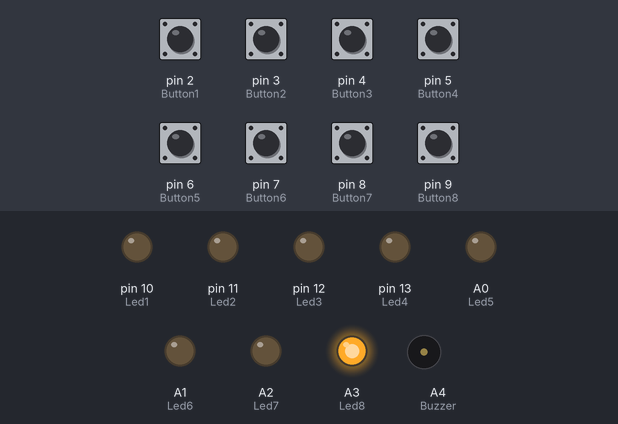
The sketch below on a simulated Arduino Uno, built with avr-gcc and run on an emulated ATmega328P. Parts: output pins drawn as LEDs (lit = HIGH), buzzer (waves = sounding). Dashed ring = blinking. Inputs (shaded band) come from the test bench; at power-on: pin 2 (Button1), pin 3 (Button2), pin 4 (Button3), pin 5 (Button4), pin 6 (Button5), pin 7 (Button6), pin 8 (Button7), pin 9 (Button8) HIGH.

Above: at 6.12 s.
6.3 s: pin 9 (Button8) pulled LOW for 3 s
At 8.45 s:
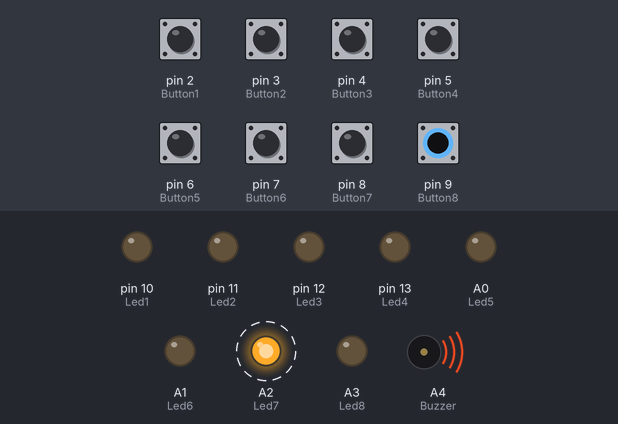
At 10.5 s:
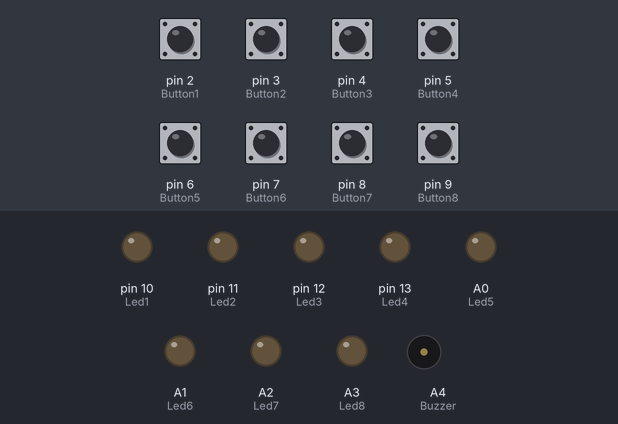
Timing chart, 0 to 21.5 s (numbered marks = the images above; inputs shaded):
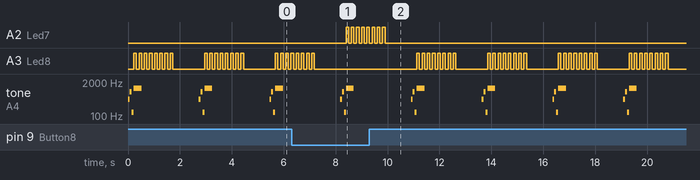

Measured:
- after the input at 6.3 s, A2 (Led7): alternates HIGH for 0.10 s and LOW for 0.10 s, 16 changes in all, then stays LOW, starting after 2.1 s
- by itself, tone on A4 (Buzzer): repeats every 2.7 s: 840 Hz 0.08 s, 140 Hz 0.08 s, 1140 Hz 0.30 s, silent 2.2 s, 440 Hz 0.08 s

The sketch:

Consola_Botones.ino
```cpp
// ****************************************************************************************
//                        HARDWARE
// ****************************************************************************************
const int Button1 = 2;
const int Button2 = 3;
const int Button3 = 4;
const int Button4 = 5;
const int Button5 = 6;
const int Button6 = 7;
const int Button7 = 8;
const int Button8 = 9;
const int Led1 = 10;
const int Led2 = 11;
const int Led3 = 12;
const int Led4 = 13;
const int Led5 = A0;
const int Led6 = A1;
const int Led7 = A2;
const int Led8 = A3;
const int Buzzer = A4;
// ****************************************************************************************
//                        BANDERAS DE EVENTOS
// ****************************************************************************************
boolean ButtonsFlag = true;
boolean ButtonPressFlag = true;
boolean BlinkLEDFlag = false;
boolean BuzzerFlag = false;
// ****************************************************************************************
//                        MEMORIA RAM
// ****************************************************************************************
int ButtonA = 0;
int ButtonB = 0;
int ButtonC = 0;
int ButtonD = 0;
int ButtonE = 0;
int ButtonF = 0;
int ButtonG = 0;
int ButtonH = 0;
int Buzzers = 0;
int x = 0;

void setup() {
  //Serial.begin(9600);

pinMode (Button1, INPUT_PULLUP);
pinMode (Button2, INPUT_PULLUP);
pinMode (Button3, INPUT_PULLUP);
pinMode (Button4, INPUT_PULLUP);
pinMode (Button5, INPUT_PULLUP);
pinMode (Button6, INPUT_PULLUP);
pinMode (Button7, INPUT_PULLUP);
pinMode (Button8, INPUT_PULLUP);
pinMode (Led1, OUTPUT);
pinMode (Led2, OUTPUT);
pinMode (Led3, OUTPUT);
pinMode (Led4, OUTPUT);
pinMode (Led5, OUTPUT);
pinMode (Led6, OUTPUT);
pinMode (Led7, OUTPUT);
pinMode (Led8, OUTPUT);
pinMode (Buzzer, OUTPUT);
//digitalWrite(Buzzer, HIGH);
}
void loop()
{
//Serial.println(ButtonB);


 if (BuzzerFlag)
      BuzzerOn();
   if (ButtonsFlag)
     Buttons();
   if (ButtonPressFlag)
     ButtonPress();
   if (BlinkLEDFlag)
     BlinkLED();

  delay( 1 );
}
void Buttons()
{
  ButtonA = (digitalRead(Button1));
  ButtonB = (digitalRead(Button2));
  ButtonC = (digitalRead(Button3));
  ButtonD = (digitalRead(Button4));
  ButtonE = (digitalRead(Button5));
  ButtonF = (digitalRead(Button6));
  ButtonG = (digitalRead(Button7));
  ButtonH = (digitalRead(Button8));
 // BuzzerOn = (digitalRead(Buzzer));

}
void ButtonPress()
{
  if (ButtonA == 1)
    {
      BuzzerFlag = true;
      BlinkLEDFlag = true;

      x= Led1;
    }
    if (ButtonB == 1)
    {
      x= Led2;
      BlinkLEDFlag = true;
    }
    if (ButtonC == 1)
    {
      x= Led3;
      BlinkLEDFlag = true;
    }
    if (ButtonD == 1)
    {
      x= Led4;
      BlinkLEDFlag = true;
    }
    if (ButtonE == 1)
    {
      x= Led5;
      BlinkLEDFlag = true;
    }
    if (ButtonF == 1)
    {
      x= Led6;
      BlinkLEDFlag = true;
    }
    if (ButtonG == 1)
    {
      x= Led7;
      BlinkLEDFlag = true;
    }
    if (ButtonH == 1)
    {
      x= Led8;
      BlinkLEDFlag = true;
    }
}
void BlinkLED()
{
  tone (Buzzer,440,1000);
  delay(75);
  tone (Buzzer,840,1000);
  delay(75);
  tone (Buzzer,140,1000);
  delay(75);
  tone (Buzzer,1140,300);


  digitalWrite(x, HIGH);
  delay(100);
  digitalWrite(x, LOW);
  delay(100);
  digitalWrite(x, HIGH);
  delay(100);
  digitalWrite(x, LOW);
  delay(100);
  digitalWrite(x, HIGH);
  delay(100);
  digitalWrite(x, LOW);
  delay(100);
  digitalWrite(x, HIGH);
  delay(100);
  digitalWrite(x, LOW);
  delay(100);
  digitalWrite(x, HIGH);
  delay(100);
  digitalWrite(x, LOW);
  delay(100);
  digitalWrite(x, HIGH);
  delay(100);
  digitalWrite(x, LOW);
  delay(100);
  digitalWrite(x, HIGH);
  delay(100);
  digitalWrite(x, LOW);
  delay(100);
  digitalWrite(x, HIGH);
  delay(100);
  digitalWrite(x, LOW);
  delay(1000);
  BlinkLEDFlag = false;
}

void BuzzerOn()
{

  BuzzerFlag = false;

}
```
